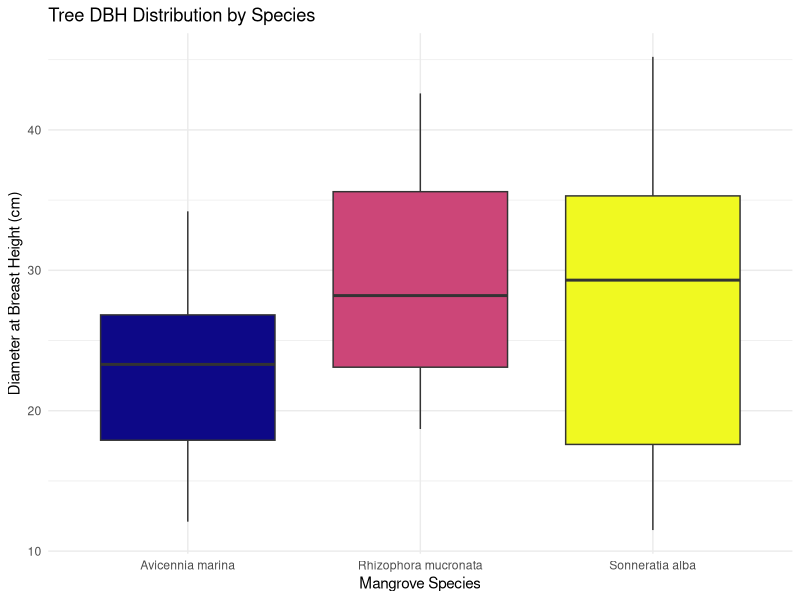

Reproduce this figure in R.
## ---- chunk 1
#| message: false
library(tidyverse)
library(here)

coastal_forest <- read_csv(here("data", "theme1_coastal_forest.csv"))
## ---- chunk 2
ggplot(coastal_forest, aes(x = tree_species, y = dbh_cm, fill = tree_species)) +
  geom_boxplot() +
  scale_fill_viridis_d(option = "plasma") +
  theme_minimal() +
  theme(legend.position = "none") +
  labs(
    title = "Tree DBH Distribution by Species",
    x = "Mangrove Species",
    y = "Diameter at Breast Height (cm)"
  )
